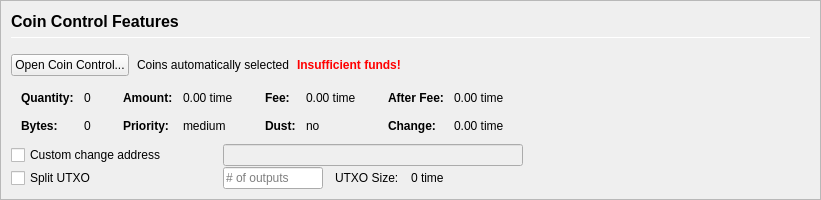
         <widget class="QFrame" name="frameCoinControl">
          <property name="sizePolicy">
           <sizepolicy hsizetype="Expanding" vsizetype="Expanding">
            <horstretch>0</horstretch>
            <verstretch>0</verstretch>
           </sizepolicy>
          </property>
          <property name="maximumSize">
           <size>
            <width>16777215</width>
            <height>16777215</height>
           </size>
          </property>
          <property name="frameShape">
           <enum>QFrame::StyledPanel</enum>
          </property>
          <property name="frameShadow">
           <enum>QFrame::Sunken</enum>
          </property>
          <layout class="QVBoxLayout" name="verticalLayoutCoinControl2">
           <property name="spacing">
            <number>0</number>
           </property>
           <property name="leftMargin">
            <number>0</number>
           </property>
           <property name="topMargin">
            <number>0</number>
           </property>
           <property name="rightMargin">
            <number>0</number>
           </property>
           <property name="bottomMargin">
            <number>0</number>
           </property>
           <item>
            <widget class="QFrame" name="frameCoinControl_BG">
             <layout class="QVBoxLayout" name="verticalLayoutCoinControl" stretch="0,0,0,0,0,0">
              <property name="spacing">
               <number>1</number>
              </property>
              <property name="leftMargin">
               <number>10</number>
              </property>
              <property name="topMargin">
               <number>10</number>
              </property>
              <item>
               <layout class="QHBoxLayout" name="horizontalLayoutCoinControl1">
                <property name="bottomMargin">
                 <number>15</number>
                </property>
                <item>
                 <layout class="QVBoxLayout" name="verticalLayout_3">
                  <property name="spacing">
                   <number>6</number>
                  </property>
                  <item>
                   <widget class="QLabel" name="labelCoinControlFeatures">
                    <property name="sizePolicy">
                     <sizepolicy hsizetype="Preferred" vsizetype="Maximum">
                      <horstretch>0</horstretch>
                      <verstretch>0</verstretch>
                     </sizepolicy>
                    </property>
                    <property name="minimumSize">
                     <size>
                      <width>0</width>
                      <height>20</height>
                     </size>
                    </property>
                    <property name="font">
                     <font>
                      <pointsize>12</pointsize>
                      <weight>75</weight>
                      <bold>true</bold>
                     </font>
                    </property>
                    <property name="styleSheet">
                     <string notr="true">font-weight:bold;</string>
                    </property>
                    <property name="text">
                     <string>Coin Control Features</string>
                    </property>
                   </widget>
                  </item>
                  <item>
                   <widget class="Line" name="line">
                    <property name="minimumSize">
                     <size>
                      <width>0</width>
                      <height>1</height>
                     </size>
                    </property>
                    <property name="maximumSize">
                     <size>
                      <width>16777215</width>
                      <height>1</height>
                     </size>
                    </property>
                    <property name="orientation">
                     <enum>Qt::Horizontal</enum>
                    </property>
                   </widget>
                  </item>
                 </layout>
                </item>
               </layout>
              </item>
              <item>
               <layout class="QHBoxLayout" name="horizontalLayoutCoinControl2" stretch="0,0,0,0">
                <property name="spacing">
                 <number>8</number>
                </property>
                <property name="bottomMargin">
                 <number>10</number>
                </property>
                <item>
                 <widget class="QPushButton" name="pushButtonCoinControl">
                  <property name="styleSheet">
                   <string notr="true"/>
                  </property>
                  <property name="text">
                   <string>Open Coin Control...</string>
                  </property>
                  <property name="autoDefault">
                   <bool>false</bool>
                  </property>
                 </widget>
                </item>
                <item>
                 <widget class="QLabel" name="labelCoinControlAutomaticallySelected">
                  <property name="text">
                   <string>Coins automatically selected</string>
                  </property>
                  <property name="margin">
                   <number>5</number>
                  </property>
                 </widget>
                </item>
                <item>
                 <widget class="QLabel" name="labelCoinControlInsuffFunds">
                  <property name="font">
                   <font>
                    <weight>75</weight>
                    <bold>true</bold>
                   </font>
                  </property>
                  <property name="styleSheet">
                   <string notr="true">color:red;font-weight:bold;</string>
                  </property>
                  <property name="text">
                   <string>Insufficient funds!</string>
                  </property>
                  <property name="margin">
                   <number>5</number>
                  </property>
                 </widget>
                </item>
                <item>
                 <spacer name="horizontalSpacerCoinControl">
                  <property name="orientation">
                   <enum>Qt::Horizontal</enum>
                  </property>
                  <property name="sizeHint" stdset="0">
                   <size>
                    <width>40</width>
                    <height>1</height>
                   </size>
                  </property>
                 </spacer>
                </item>
               </layout>
              </item>
              <item>
               <widget class="QWidget" name="widgetCoinControl" native="true">
                <property name="sizePolicy">
                 <sizepolicy hsizetype="Preferred" vsizetype="Preferred">
                  <horstretch>0</horstretch>
                  <verstretch>0</verstretch>
                 </sizepolicy>
                </property>
                <property name="minimumSize">
                 <size>
                  <width>0</width>
                  <height>0</height>
                 </size>
                </property>
                <property name="styleSheet">
                 <string notr="true"/>
                </property>
                <layout class="QHBoxLayout" name="horizontalLayoutCoinControl5">
                 <property name="leftMargin">
                  <number>0</number>
                 </property>
                 <property name="topMargin">
                  <number>0</number>
                 </property>
                 <property name="rightMargin">
                  <number>0</number>
                 </property>
                 <property name="bottomMargin">
                  <number>0</number>
                 </property>
                 <item>
                  <layout class="QHBoxLayout" name="horizontalLayoutCoinControl3" stretch="0,0,0,1">
                   <property name="spacing">
                    <number>20</number>
                   </property>
                   <property name="topMargin">
                    <number>0</number>
                   </property>
                   <property name="bottomMargin">
                    <number>10</number>
                   </property>
                   <item>
                    <layout class="QFormLayout" name="formLayoutCoinControl1">
                     <property name="horizontalSpacing">
                      <number>10</number>
                     </property>
                     <property name="verticalSpacing">
                      <number>14</number>
                     </property>
                     <property name="leftMargin">
                      <number>10</number>
                     </property>
                     <property name="topMargin">
                      <number>4</number>
                     </property>
                     <property name="rightMargin">
                      <number>6</number>
                     </property>
                     <item row="0" column="0">
                      <widget class="QLabel" name="labelCoinControlQuantityText">
                       <property name="font">
                        <font>
                         <weight>75</weight>
                         <bold>true</bold>
                        </font>
                       </property>
                       <property name="text">
                        <string>Quantity:</string>
                       </property>
                       <property name="margin">
                        <number>0</number>
                       </property>
                      </widget>
                     </item>
                     <item row="0" column="1">
                      <widget class="QLabel" name="labelCoinControlQuantity">
                       <property name="cursor">
                        <cursorShape>IBeamCursor</cursorShape>
                       </property>
                       <property name="contextMenuPolicy">
                        <enum>Qt::ActionsContextMenu</enum>
                       </property>
                       <property name="text">
                        <string notr="true">0</string>
                       </property>
                       <property name="margin">
                        <number>0</number>
                       </property>
                       <property name="textInteractionFlags">
                        <set>Qt::LinksAccessibleByMouse|Qt::TextSelectableByKeyboard|Qt::TextSelectableByMouse</set>
                       </property>
                      </widget>
                     </item>
                     <item row="1" column="0">
                      <widget class="QLabel" name="labelCoinControlBytesText">
                       <property name="font">
                        <font>
                         <weight>75</weight>
                         <bold>true</bold>
                        </font>
                       </property>
                       <property name="text">
                        <string>Bytes:</string>
                       </property>
                      </widget>
                     </item>
                     <item row="1" column="1">
                      <widget class="QLabel" name="labelCoinControlBytes">
                       <property name="cursor">
                        <cursorShape>IBeamCursor</cursorShape>
                       </property>
                       <property name="contextMenuPolicy">
                        <enum>Qt::ActionsContextMenu</enum>
                       </property>
                       <property name="text">
                        <string notr="true">0</string>
                       </property>
                       <property name="textInteractionFlags">
                        <set>Qt::LinksAccessibleByMouse|Qt::TextSelectableByKeyboard|Qt::TextSelectableByMouse</set>
                       </property>
                      </widget>
                     </item>
                    </layout>
                   </item>
                   <item>
                    <layout class="QFormLayout" name="formLayoutCoinControl2">
                     <property name="horizontalSpacing">
                      <number>10</number>
                     </property>
                     <property name="verticalSpacing">
                      <number>14</number>
                     </property>
                     <property name="leftMargin">
                      <number>6</number>
                     </property>
                     <property name="topMargin">
                      <number>4</number>
                     </property>
                     <property name="rightMargin">
                      <number>6</number>
                     </property>
                     <item row="0" column="0">
                      <widget class="QLabel" name="labelCoinControlAmountText">
                       <property name="font">
                        <font>
                         <weight>75</weight>
                         <bold>true</bold>
                        </font>
                       </property>
                       <property name="text">
                        <string>Amount:</string>
                       </property>
                       <property name="margin">
                        <number>0</number>
                       </property>
                      </widget>
                     </item>
                     <item row="0" column="1">
                      <widget class="QLabel" name="labelCoinControlAmount">
                       <property name="cursor">
                        <cursorShape>IBeamCursor</cursorShape>
                       </property>
                       <property name="contextMenuPolicy">
                        <enum>Qt::ActionsContextMenu</enum>
                       </property>
                       <property name="text">
                        <string notr="true">0.00 time</string>
                       </property>
                       <property name="textInteractionFlags">
                        <set>Qt::LinksAccessibleByMouse|Qt::TextSelectableByKeyboard|Qt::TextSelectableByMouse</set>
                       </property>
                      </widget>
                     </item>
                     <item row="1" column="0">
                      <widget class="QLabel" name="labelCoinControlPriorityText">
                       <property name="font">
                        <font>
                         <weight>75</weight>
                         <bold>true</bold>
                        </font>
                       </property>
                       <property name="text">
                        <string>Priority:</string>
                       </property>
                      </widget>
                     </item>
                     <item row="1" column="1">
                      <widget class="QLabel" name="labelCoinControlPriority">
                       <property name="cursor">
                        <cursorShape>IBeamCursor</cursorShape>
                       </property>
                       <property name="contextMenuPolicy">
                        <enum>Qt::ActionsContextMenu</enum>
                       </property>
                       <property name="text">
                        <string>medium</string>
                       </property>
                       <property name="textInteractionFlags">
                        <set>Qt::LinksAccessibleByMouse|Qt::TextSelectableByKeyboard|Qt::TextSelectableByMouse</set>
                       </property>
                      </widget>
                     </item>
                    </layout>
                   </item>
                   <item>
                    <layout class="QFormLayout" name="formLayoutCoinControl3">
                     <property name="horizontalSpacing">
                      <number>10</number>
                     </property>
                     <property name="verticalSpacing">
                      <number>14</number>
                     </property>
                     <property name="leftMargin">
                      <number>6</number>
                     </property>
                     <property name="topMargin">
                      <number>4</number>
                     </property>
                     <property name="rightMargin">
                      <number>6</number>
                     </property>
                     <item row="0" column="0">
                      <widget class="QLabel" name="labelCoinControlFeeText">
                       <property name="font">
                        <font>
                         <weight>75</weight>
                         <bold>true</bold>
                        </font>
                       </property>
                       <property name="text">
                        <string>Fee:</string>
                       </property>
                       <property name="margin">
                        <number>0</number>
                       </property>
                      </widget>
                     </item>
                     <item row="0" column="1">
                      <widget class="QLabel" name="labelCoinControlFee">
                       <property name="cursor">
                        <cursorShape>IBeamCursor</cursorShape>
                       </property>
                       <property name="contextMenuPolicy">
                        <enum>Qt::ActionsContextMenu</enum>
                       </property>
                       <property name="text">
                        <string notr="true">0.00 time</string>
                       </property>
                       <property name="textInteractionFlags">
                        <set>Qt::LinksAccessibleByMouse|Qt::TextSelectableByKeyboard|Qt::TextSelectableByMouse</set>
                       </property>
                      </widget>
                     </item>
                     <item row="1" column="0">
                      <widget class="QLabel" name="labelCoinControlLowOutputText">
                       <property name="font">
                        <font>
                         <weight>75</weight>
                         <bold>true</bold>
                        </font>
                       </property>
                       <property name="text">
                        <string>Dust:</string>
                       </property>
                      </widget>
                     </item>
                     <item row="1" column="1">
                      <widget class="QLabel" name="labelCoinControlLowOutput">
                       <property name="cursor">
                        <cursorShape>IBeamCursor</cursorShape>
                       </property>
                       <property name="contextMenuPolicy">
                        <enum>Qt::ActionsContextMenu</enum>
                       </property>
                       <property name="text">
                        <string>no</string>
                       </property>
                       <property name="textInteractionFlags">
                        <set>Qt::LinksAccessibleByMouse|Qt::TextSelectableByKeyboard|Qt::TextSelectableByMouse</set>
                       </property>
                      </widget>
                     </item>
                    </layout>
                   </item>
                   <item>
                    <layout class="QFormLayout" name="formLayoutCoinControl4">
                     <property name="horizontalSpacing">
                      <number>10</number>
                     </property>
                     <property name="verticalSpacing">
                      <number>14</number>
                     </property>
                     <property name="leftMargin">
                      <number>6</number>
                     </property>
                     <property name="topMargin">
                      <number>4</number>
                     </property>
                     <property name="rightMargin">
                      <number>6</number>
                     </property>
                     <item row="0" column="0">
                      <widget class="QLabel" name="labelCoinControlAfterFeeText">
                       <property name="font">
                        <font>
                         <weight>75</weight>
                         <bold>true</bold>
                        </font>
                       </property>
                       <property name="text">
                        <string>After Fee:</string>
                       </property>
                       <property name="margin">
                        <number>0</number>
                       </property>
                      </widget>
                     </item>
                     <item row="0" column="1">
                      <widget class="QLabel" name="labelCoinControlAfterFee">
                       <property name="cursor">
                        <cursorShape>IBeamCursor</cursorShape>
                       </property>
                       <property name="contextMenuPolicy">
                        <enum>Qt::ActionsContextMenu</enum>
                       </property>
                       <property name="text">
                        <string notr="true">0.00 time</string>
                       </property>
                       <property name="textInteractionFlags">
                        <set>Qt::LinksAccessibleByMouse|Qt::TextSelectableByKeyboard|Qt::TextSelectableByMouse</set>
                       </property>
                      </widget>
                     </item>
                     <item row="1" column="0">
                      <widget class="QLabel" name="labelCoinControlChangeText">
                       <property name="font">
                        <font>
                         <weight>75</weight>
                         <bold>true</bold>
                        </font>
                       </property>
                       <property name="text">
                        <string>Change:</string>
                       </property>
                      </widget>
                     </item>
                     <item row="1" column="1">
                      <widget class="QLabel" name="labelCoinControlChange">
                       <property name="cursor">
                        <cursorShape>IBeamCursor</cursorShape>
                       </property>
                       <property name="contextMenuPolicy">
                        <enum>Qt::ActionsContextMenu</enum>
                       </property>
                       <property name="text">
                        <string notr="true">0.00 time</string>
                       </property>
                       <property name="textInteractionFlags">
                        <set>Qt::LinksAccessibleByMouse|Qt::TextSelectableByKeyboard|Qt::TextSelectableByMouse</set>
                       </property>
                      </widget>
                     </item>
                    </layout>
                   </item>
                  </layout>
                 </item>
                </layout>
               </widget>
              </item>
              <item>
               <layout class="QHBoxLayout" name="horizontalLayoutCoinControl4">
                <property name="spacing">
                 <number>12</number>
                </property>
                <property name="sizeConstraint">
                 <enum>QLayout::SetDefaultConstraint</enum>
                </property>
                <property name="topMargin">
                 <number>0</number>
                </property>
                <property name="rightMargin">
                 <number>0</number>
                </property>
                <item>
                 <widget class="QCheckBox" name="checkBoxCoinControlChange">
                  <property name="sizePolicy">
                   <sizepolicy hsizetype="Preferred" vsizetype="Preferred">
                    <horstretch>0</horstretch>
                    <verstretch>0</verstretch>
                   </sizepolicy>
                  </property>
                  <property name="minimumSize">
                   <size>
                    <width>200</width>
                    <height>0</height>
                   </size>
                  </property>
                  <property name="maximumSize">
                   <size>
                    <width>200</width>
                    <height>16777215</height>
                   </size>
                  </property>
                  <property name="toolTip">
                   <string>If this is activated, but the change address is empty or invalid, change will be sent to a newly generated address.</string>
                  </property>
                  <property name="text">
                   <string>Custom change address</string>
                  </property>
                 </widget>
                </item>
                <item>
                 <widget class="QValidatedLineEdit" name="lineEditCoinControlChange">
                  <property name="enabled">
                   <bool>false</bool>
                  </property>
                  <property name="sizePolicy">
                   <sizepolicy hsizetype="Preferred" vsizetype="Preferred">
                    <horstretch>0</horstretch>
                    <verstretch>0</verstretch>
                   </sizepolicy>
                  </property>
                  <property name="minimumSize">
                   <size>
                    <width>300</width>
                    <height>0</height>
                   </size>
                  </property>
                 </widget>
                </item>
                <item>
                 <widget class="QLabel" name="labelCoinControlChangeLabel">
                  <property name="sizePolicy">
                   <sizepolicy hsizetype="Preferred" vsizetype="Preferred">
                    <horstretch>0</horstretch>
                    <verstretch>0</verstretch>
                   </sizepolicy>
                  </property>
                  <property name="minimumSize">
                   <size>
                    <width>100</width>
                    <height>0</height>
                   </size>
                  </property>
                  <property name="text">
                   <string/>
                  </property>
                  <property name="margin">
                   <number>3</number>
                  </property>
                 </widget>
                </item>
               </layout>
              </item>
              <item>
               <layout class="QHBoxLayout" name="horizontalLayoutCoinControl6">
                <property name="spacing">
                 <number>12</number>
                </property>
                <property name="rightMargin">
                 <number>0</number>
                </property>
                <item>
                 <widget class="QCheckBox" name="splitBlockCheckBox">
                  <property name="sizePolicy">
                   <sizepolicy hsizetype="Preferred" vsizetype="Preferred">
                    <horstretch>0</horstretch>
                    <verstretch>0</verstretch>
                   </sizepolicy>
                  </property>
                  <property name="minimumSize">
                   <size>
                    <width>200</width>
                    <height>0</height>
                   </size>
                  </property>
                  <property name="maximumSize">
                   <size>
                    <width>200</width>
                    <height>16777215</height>
                   </size>
                  </property>
                  <property name="text">
                   <string>Split UTXO</string>
                  </property>
                 </widget>
                </item>
                <item>
                 <widget class="QLineEdit" name="splitBlockLineEdit">
                  <property name="sizePolicy">
                   <sizepolicy hsizetype="Preferred" vsizetype="Preferred">
                    <horstretch>50</horstretch>
                    <verstretch>0</verstretch>
                   </sizepolicy>
                  </property>
                  <property name="minimumSize">
                   <size>
                    <width>100</width>
                    <height>0</height>
                   </size>
                  </property>
                  <property name="maximumSize">
                   <size>
                    <width>100</width>
                    <height>16777215</height>
                   </size>
                  </property>
                  <property name="placeholderText">
                   <string># of outputs</string>
                  </property>
                 </widget>
                </item>
                <item>
                 <widget class="QLabel" name="labelBlockSizeText">
                  <property name="text">
                   <string>UTXO Size:</string>
                  </property>
                 </widget>
                </item>
                <item>
                 <widget class="QLabel" name="labelBlockSize">
                  <property name="text">
                   <string>0 time</string>
                  </property>
                 </widget>
                </item>
                <item>
                 <spacer name="horizontalSpacer_7">
                  <property name="orientation">
                   <enum>Qt::Horizontal</enum>
                  </property>
                  <property name="sizeHint" stdset="0">
                   <size>
                    <width>40</width>
                    <height>20</height>
                   </size>
                  </property>
                 </spacer>
                </item>
               </layout>
              </item>
              <item>
               <spacer name="verticalSpacerCoinControl">
                <property name="orientation">
                 <enum>Qt::Vertical</enum>
                </property>
                <property name="sizeHint" stdset="0">
                 <size>
                  <width>800</width>
                  <height>1</height>
                 </size>
                </property>
               </spacer>
              </item>
             </layout>
            </widget>
           </item>
          </layout>
         </widget>
